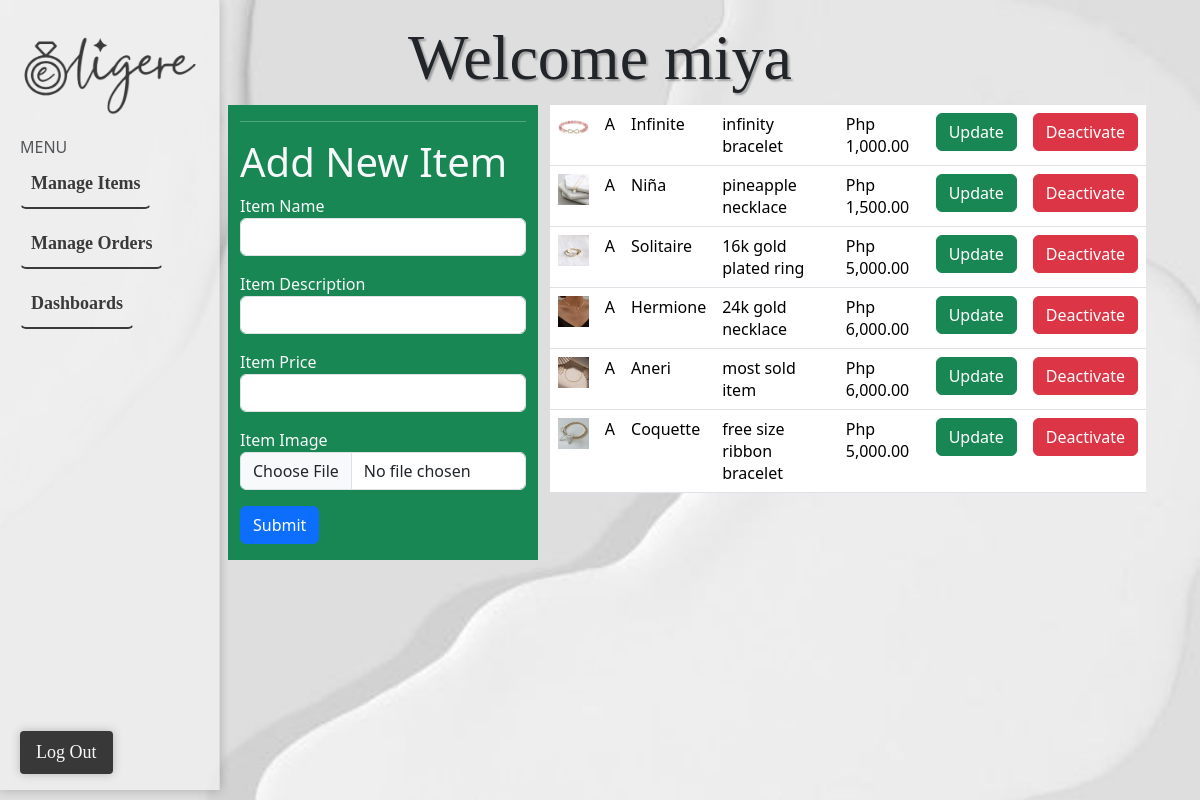
Page /eligere_ecommerce/admin.php?manageitems (signed in) on the committed database.
### tables this page shows
CREATE TABLE `items` (
  `items_id` int(11) NOT NULL,
  `item_img` varchar(255) DEFAULT NULL,
  `item_name` varchar(55) NOT NULL,
  `item_desc` text NOT NULL,
  `item_price` decimal(7,2) NOT NULL,
  `item_status` char(1) NOT NULL DEFAULT 'A'
);

### eligere_ecommerce/admin.php (the view, shortened to what this page needs)
<html>
<?php include_once "database.php";
    ?>
   <head>
    <link rel="stylesheet" href="css/bootstrap.css">
</head>
<body>
   <div class="container">
        <div class="header-center">
                <h5 class="display-3">
                 Welcome <?php echo $_SESSION['username']; ?>
                </h5>
                </div>
            <aside class="sidebar">
              <div class="logo">
                    <img src="./images/logo.png" width="180px" height="80px" style="margin-left: 0;">
              </div>
                   MENU
       <ul>
        <li><a href="?manageitems" class="btn btn-link menu-item">Manage Items</a></li>
        <li><a href="?manageorder" class="btn btn-link menu-item">Manage Orders</a></li>
         <li><a href="?dashboard" class="btn btn-link menu-item">Dashboards</a></li>
    </ul>
   <div class="sidebar-footer position-absolute w-99 bottom-0">
                <p class="logout-button" onclick="return confirm('Are you sure you want to log out?')">
                  <a href="?logout" type="button">Log Out</a>
                </p>
                </div>
                </aside>
                <div class="col-15 offset-2 main-content">
   <div class="container">
      <?php if(isset($_GET['manageitems'])) { ?>
       <div class="row">
           <div class="col-4 bg-success text-light">
             <hr>
              <h3 class="display-6">Add New Item</h3>
               <form action="process_new_item.php" method="POST" enctype="multipart/form-data">
                  <label for="">Item Name</label>
                   <input type="text" name="f_item_name" class="form-control mb-3">
                  <label for="">Item Description</label>
                   <input type="text" name="f_item_desc" class="form-control mb-3">
                  <label for="">Item Price</label>
                   <input type="text" name="f_item_price" class="form-control mb-3">
                  <label for="">Item Image</label>
                      <input type="file" class="form-control mb-3" name="f_item_img">
                  <input type="submit" class="btn btn-primary">
               </form>
           </div>
           <div class="col-8">
               <?php
               $sql_get_items = "SELECT * FROM `items` WHERE `item_status`='A' order by items_id DESC";
               $get_result = mysqli_query($conn, $sql_get_items); ?>
               <table class="table">
                   <?php
                       while ( $row = mysqli_fetch_assoc($get_result) ){ ?>
                        <tr>
                            <td> <img src="./images/<?php echo $row['item_img'];?>" alt="" class="img-fluid" width="100px"> </td>
                            <td><?php echo $row['item_status'];?></td>
                            <td><?php echo $row['item_name'];?></td>
                            <td><?php echo $row['item_desc'];?></td>
                            <td><?php echo "Php " . number_format($row['item_price'],2);?></td>
                            <td> <a href="admin.php?manageitems&update_item=<?php echo $row['items_id'];?>" class="btn btn-success">Update</a> </td>
                            <td> <a href="admin.php?manageitems&deactivate_item=<?php echo $row['items_id'];?>" class="btn btn-danger">Deactivate</a> </td>
                        </tr>
                       <?php }
                   ?>
               </table>
           </div>
       </div>
       <?php } ?>
   </div>
    </div>
    </div>
</body>
</html>

### eligere_ecommerce/admin.php (style rules this page uses)
body { background:url('./images/bg1.jpg'); background-repeat: no-repeat; background-size: cover; background-position: 88%; }
.btn-link { color: black; text-decoration: none; font-weight: bold; font-family: 'Georgia' , serif; }
.header-center { text-align: center; }
.display-3 { margin-top: 20px; font-family: 'Lucida Handwriting', cursive; text-shadow: 2px 2px 2px rgba(0, 0, 0, 0.3); }
.sidebar { background-color: #f0f0f0; opacity: 0.75; padding: 20px; border-right: 1px solid #ddd; position: fixed; top: 0; left: 0; bottom: 10; width: 220px; overflow-y: auto; box-shadow: 0 0 10px rgba(0, 0, 0, 0.3); }
.logo { margin-bottom: 20px; }
.logo img { display: block; margin: 15px; }
.sidebar ul { list-style: none; padding: 0; margin: 0; }
.sidebar li { margin-bottom: 10px; }
.sidebar a { text-decoration: none; color: #000000; font-size: 18px; }
.menu-item { font-size: 20px; padding: 10px; border-bottom: 10px solid #999; }
.menu-item:last-child { border-bottom: 2px solid; }
.logout-button { width: 100%; margin-top: 1.5rem; background-color: #000000; color: #3c7a8c; border-color: #2e6da4; padding: 0.5rem 1rem; border-radius: 0.25rem; transition: background-color 0.2s ease; box-shadow: 0 0 10px rgba(0, 0, 0, 0.3); font-family: 'Georgia' , serif; }
.logout-button a { color: #fff; text-decoration: none; }

### rows in the picture
items: item_img (picture), item_status "A", item_name "Infinite", item_desc "infinity bracelet", item_price "1,000.00"
items: item_img (picture), item_status "A", item_name "Niña", item_desc "pineapple necklace", item_price "1,500.00"
items: item_img (picture), item_status "A", item_name "Solitaire", item_desc "16k gold plated ring", item_price "5,000.00"
items: item_img (picture), item_status "A", item_name "Hermione", item_desc "24k gold necklace", item_price "6,000.00"
items: item_img (picture), item_status "A", item_name "Aneri", item_desc "most sold item", item_price "6,000.00"
items: item_img (picture), item_status "A", item_name "Coquette", item_desc "free size ribbon bracelet", item_price "5,000.00"

### other values in the picture
$_SESSION['username'] "miya"
